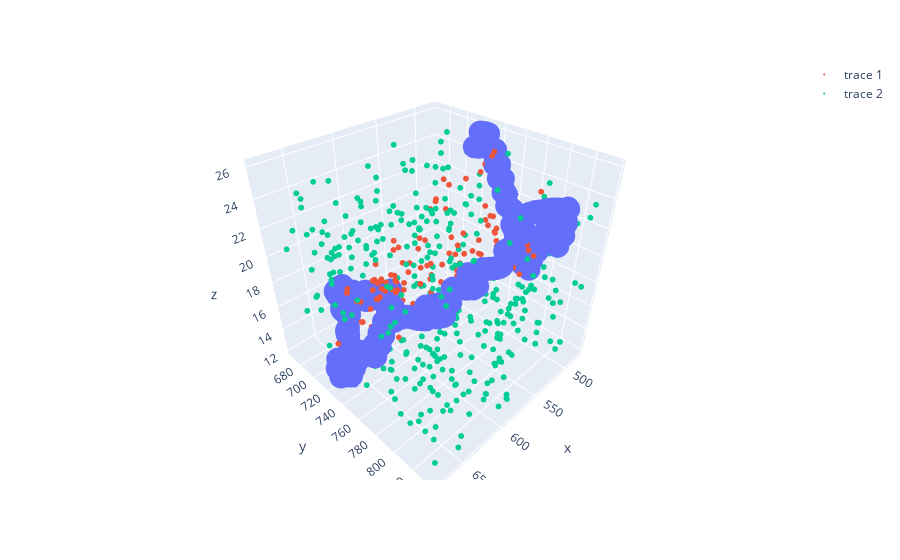

The code cell stored with this chart in its notebook:
### Code cell
fig, ax = plt.subplots(subplot_kw={'projection': '3d'})

n_hull = 300
n_p = 500


z = np.random.randint(low=np.min(loop.z), 
                      high=np.max(loop.z), size=n_p)
y = np.random.randint(low=np.min(loop.y), 
                      high=np.max(loop.y), size=n_p)
x = np.random.randint(low=np.min(loop.x), 
                      high=np.max(loop.x), size=n_p)
P = np.array((x, y, z)).T
H = loop[['x', 'y', 'z']].values
hull = ConvexHull(H)
in_hull = points_in_hull(P, hull)

fig = px.scatter_3d(x=H[:, 0], y=H[:, 1], z=H[:, 2])
fig.add_scatter3d(x=P[in_hull, 0], y=P[in_hull, 1], z=P[in_hull, 2], mode='markers', marker=dict(size=2))
fig.add_scatter3d(x=P[~in_hull, 0], y=P[~in_hull, 1], z=P[~in_hull, 2], mode='markers', marker=dict(size=2))
fig.show()

### Figure 1 — Plotly figure (JSON) as saved in the notebook; plotly's stock layout.template omitted (floating-point values rounded to 4 significant figures; data arrays with more than 128 entries replaced by an {"elided": "..."} marker saying what was removed)
{"data": [{"hovertemplate": "x=%{x}<br>y=%{y}<br>z=%{z}<extra></extra>", "legendgroup": "", "marker": {"color": "#636efa", "symbol": "circle"}, "mode": "markers", "name": "", "scene": "scene", "showlegend": false, "type": "scatter3d", "x": {"elided": "604 int values"}, "y": {"elided": "604 int values"}, "z": {"elided": "604 int values"}}, {"marker": {"size": 2}, "mode": "markers", "type": "scatter3d", "x": {"elided": "135 int values"}, "y": {"elided": "135 int values"}, "z": {"elided": "135 int values"}}, {"marker": {"size": 2}, "mode": "markers", "type": "scatter3d", "x": {"elided": "365 int values"}, "y": {"elided": "365 int values"}, "z": {"elided": "365 int values"}}], "layout": {"legend": {"tracegroupgap": 0}, "margin": {"t": 60}, "scene": {"domain": {"x": [0, 1], "y": [0, 1]}, "xaxis": {"title": {"text": "x"}}, "yaxis": {"title": {"text": "y"}}, "zaxis": {"title": {"text": "z"}}}}}
